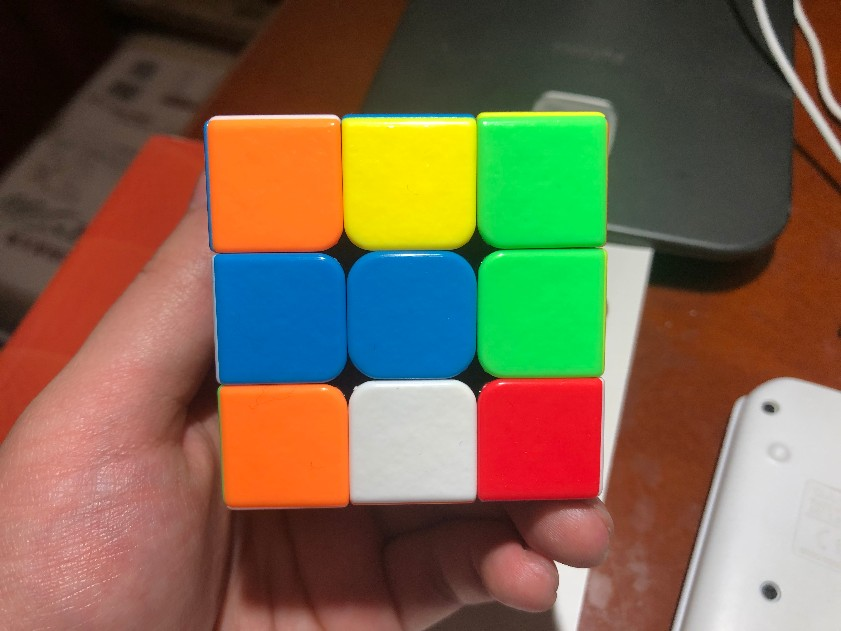
#> input picture RobotVision/1.jpg, 841 x 631 px, found by its file name
$ python vision.py
#> lines starting #> are read from the running program, lines starting #| are printed output that depends on the picture; after the words box and inside, x2 and y2 are one past the last pixel; in counts of white or black regions, pixels touching at a corner belong together
import cv2 as cv
import numpy as np

'''
命名：
    函数命名：小写加下划线
    变量命名：驼峰法
'''


def show_location(image, row, col, windowname="init_location"):
    """
    显示init_location()的结果，不需要调用
    :param image:
    :param row:
    :param col:
    :param windowname:
    :return:
    """
    height = image.shape[0]
    width = image.shape[1]
    channel = image.shape[2]

    tmp = np.zeros([height, width, channel], np.uint8)
    tmp[:, :, :] = image[:, :, :]
    tmp[row - 10:row + 10, col - 10:col + 10, :] = 0

    cv.imshow(windowname, tmp)


def init_location():
    """
    调用这个函数来调试标定位置
    :return:
    """
    img = cv.imread("C:/Users/Mark/Desktop/CubicRobot/RobotVision/1.jpg")
    name = "image"
    cv.namedWindow(name)
    cv.createTrackbar("row", name, 250, 1000, nothing)
    cv.createTrackbar("col", name, 250, 1000, nothing)
    while (True):
        row = cv.getTrackbarPos("row", name)
        col = cv.getTrackbarPos("col", name)
        show_location(img, row, col, name)
        k = cv.waitKey(50)
        if k == 27:
            break


def nothing(x):
    pass


# [8 lines of commented-out code are left out]
location = [[0, 0] for i in range(9)]
data = ['X' for i in range(9)]
location[0] = [186, 275]
location[1] = [183, 412]
location[2] = [180, 545]
location[3] = [322, 281]
location[4] = [316, 414]
location[5] = [313, 544]
location[6] = [449, 287]
location[7] = [443, 414]
location[8] = [440, 542]

img = cv.imread("C:/Users/Mark/Desktop/CubicRobot/RobotVision/1.jpg")
#> img is the input picture: shape (631, 841, 3); mean B, G, R 76.4, 101.6, 121.7
name = "image"
cv.namedWindow(name)
cv.imshow(name, img)

t1 = cv.getTickCount()
hsv = cv.cvtColor(img, cv.COLOR_BGR2HSV)
#> hsv: shape (631, 841, 3); mean H, S, V 31.8, 139.7, 146.8

lower_hsv = np.array([37, 43, 46])
upper_hsv = np.array([77, 255, 255])
green = cv.inRange(hsv, lowerb=lower_hsv, upperb=upper_hsv)
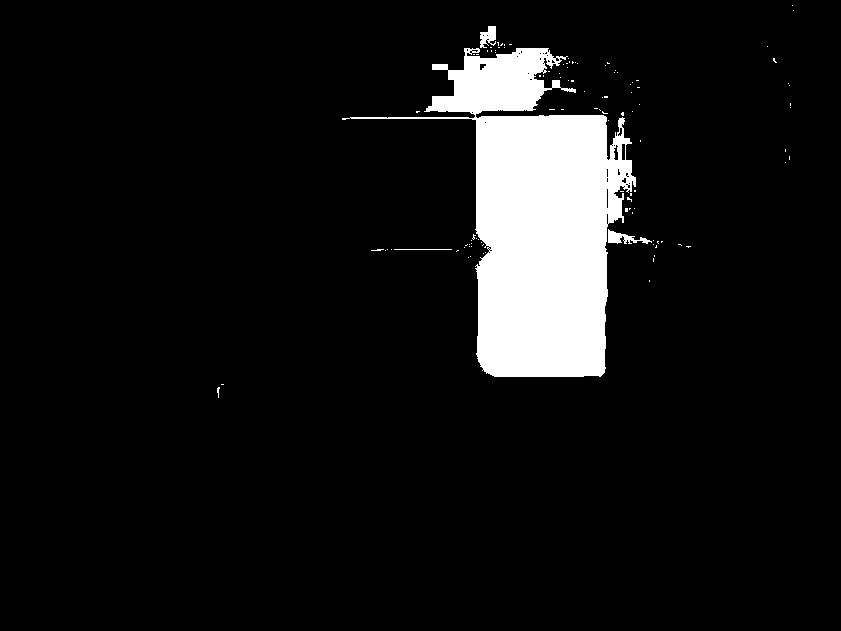
#> green: shape (631, 841); 7.9% white; 108 white regions (104 under 20 px), largest, box (x1, y1, x2, y2) and area: (342, 48, 636, 377) 41180, (608, 229, 652, 244) 281, (480, 26, 496, 48) 233, (394, 249, 452, 250) 58
for i in range(9):
    if green[location[i][0], location[i][1]] == 255:
        data[i] = 'D'
#> after the loop, data = ['X', 'X', 'D', 'X', 'X', 'D', 'X', 'X', 'X']

lower_hsv = np.array([11, 43, 46])
upper_hsv = np.array([25, 255, 255])
green = cv.inRange(hsv, lowerb=lower_hsv, upperb=upper_hsv)
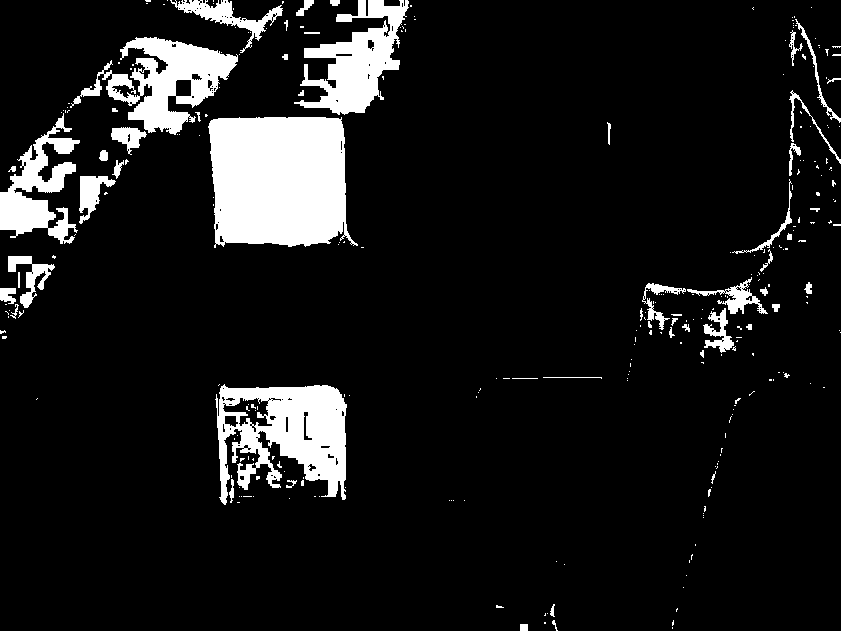
#> green: shape (631, 841); 9.9% white; 292 white regions (237 under 20 px), largest, box (x1, y1, x2, y2) and area: (208, 117, 358, 248) 16643, (215, 384, 347, 505) 9325, (70, 37, 238, 135) 6646
for i in range(9):
    if green[location[i][0], location[i][1]] == 255:
        data[i] = 'R'
#> after the loop, data = ['R', 'X', 'D', 'X', 'X', 'D', 'R', 'X', 'X']

lower_hsv = np.array([0, 0, 200])
upper_hsv = np.array([180, 30, 255])
green = cv.inRange(hsv, lowerb=lower_hsv, upperb=upper_hsv)
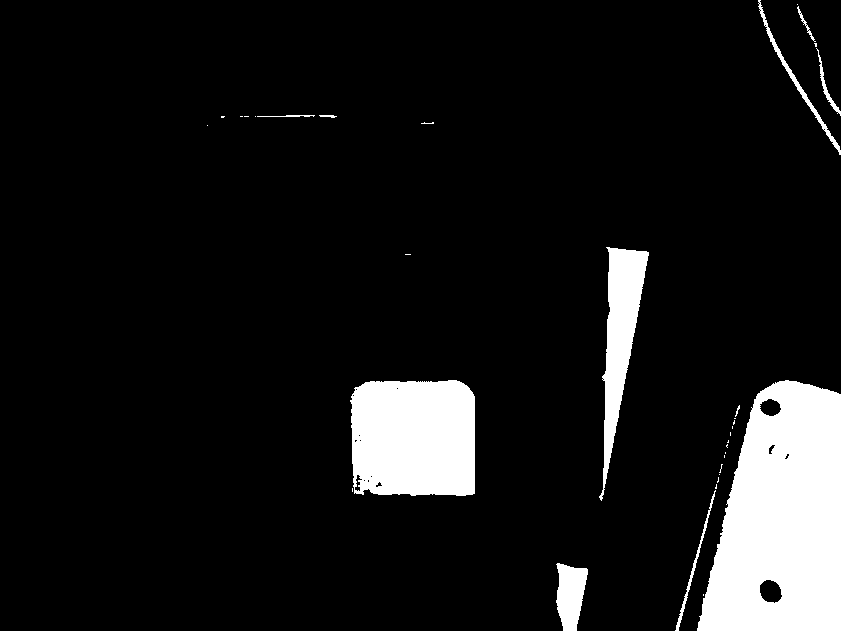
#> green: shape (631, 841); 9.3% white; 34 white regions (23 under 20 px), largest, box (x1, y1, x2, y2) and area: (697, 380, 841, 631) 27292, (350, 380, 475, 496) 13672, (599, 247, 649, 501) 5160
for i in range(9):
    if green[location[i][0], location[i][1]] == 255:
        data[i] = 'B'
#> after the loop, data = ['R', 'X', 'D', 'X', 'X', 'D', 'R', 'B', 'X']

lower_hsv = np.array([0, 43, 46])
upper_hsv = np.array([10, 255, 255])
green = cv.inRange(hsv, lowerb=lower_hsv, upperb=upper_hsv)
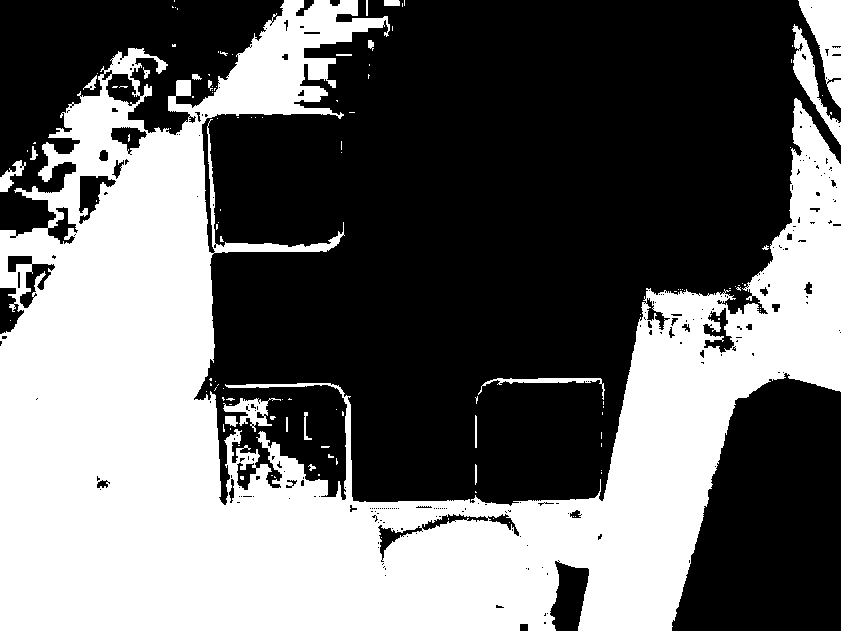
#> green: shape (631, 841); 41.9% white; 125 white regions (104 under 20 px), largest, box (x1, y1, x2, y2) and area: (0, 0, 841, 631) 215983, (798, 0, 841, 108) 2349, (792, 24, 841, 145) 1442
for i in range(9):
    if green[location[i][0], location[i][1]] == 255:
        data[i] = 'L'
lower_hsv = np.array([156, 43, 46])
upper_hsv = np.array([180, 255, 255])
green = cv.inRange(hsv, lowerb=lower_hsv, upperb=upper_hsv)
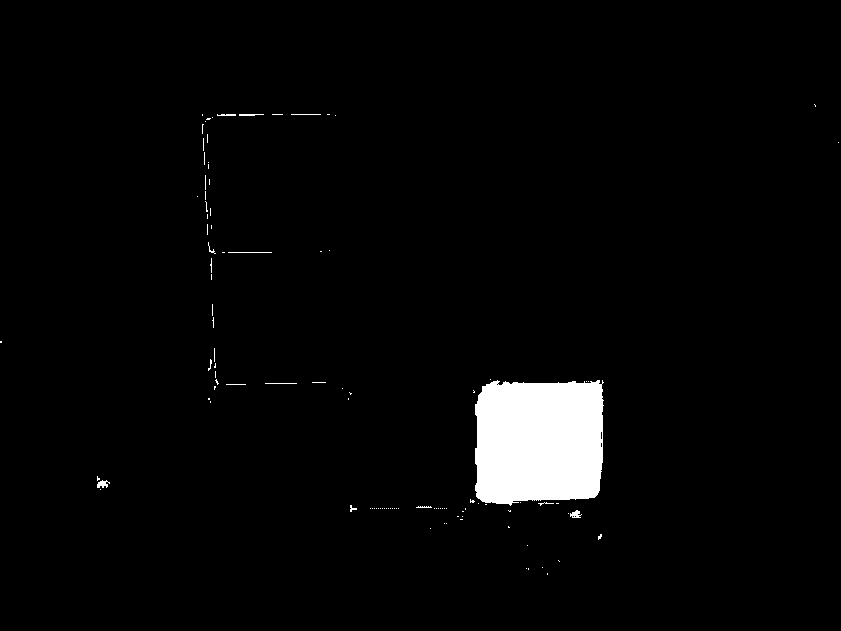
#> green: shape (631, 841); 2.9% white; 108 white regions (95 under 20 px), largest, box (x1, y1, x2, y2) and area: (475, 380, 604, 506) 14758, (97, 480, 110, 488) 64, (570, 510, 582, 518) 59
for i in range(9):
    if green[location[i][0], location[i][1]] == 255:
        data[i] = 'L'
#> after the loop, data = ['R', 'X', 'D', 'X', 'X', 'D', 'R', 'B', 'L']

lower_hsv = np.array([100, 43, 46])
upper_hsv = np.array([124, 255, 255])
green = cv.inRange(hsv, lowerb=lower_hsv, upperb=upper_hsv)
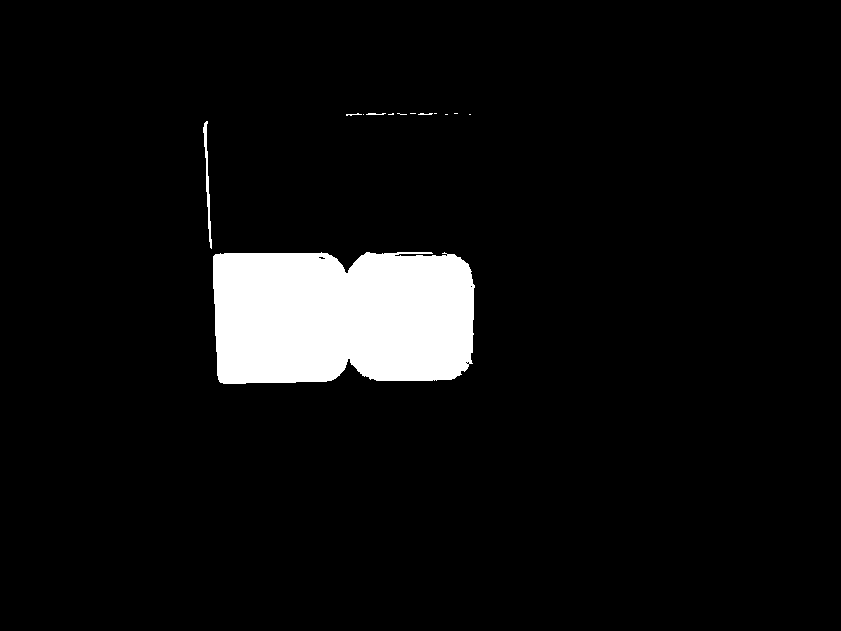
#> green: shape (631, 841); 6.1% white; 13 white regions (8 under 20 px), largest, box (x1, y1, x2, y2) and area: (213, 252, 475, 384) 32149, (203, 121, 212, 249) 334, (366, 113, 386, 115) 30, (346, 113, 362, 116) 22, (418, 113, 433, 115) 22
for i in range(9):
    if green[location[i][0], location[i][1]] == 255:
        data[i] = 'U'
#> after the loop, data = ['R', 'X', 'D', 'U', 'U', 'D', 'R', 'B', 'L']

lower_hsv = np.array([26, 43, 46])
upper_hsv = np.array([34, 255, 255])
green = cv.inRange(hsv, lowerb=lower_hsv, upperb=upper_hsv)
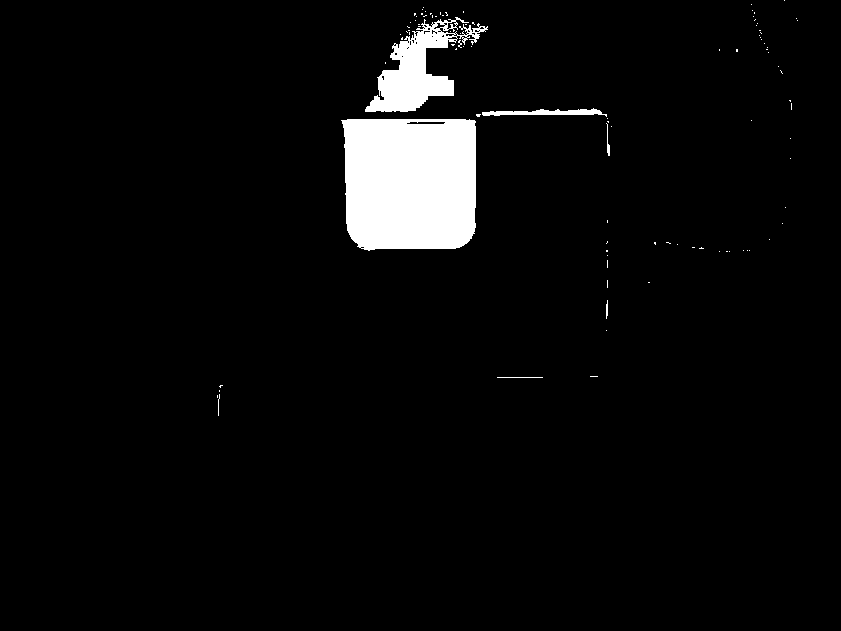
#> green: shape (631, 841); 4.2% white; 99 white regions (92 under 20 px), largest, box (x1, y1, x2, y2) and area: (341, 119, 476, 251) 16636, (365, 17, 488, 112) 4447, (482, 108, 607, 117) 552
for i in range(9):
    if green[location[i][0], location[i][1]] == 255:
        data[i] = 'F'
#> after the loop, data = ['R', 'F', 'D', 'U', 'U', 'D', 'R', 'B', 'L']

print(data)
#| ['R', 'F', 'D', 'U', 'U', 'D', 'R', 'B', 'L']
t2 = cv.getTickCount()
time = (t2 - t1) / cv.getTickFrequency() * 1000
print("time : %s ms" % time)

cv.waitKey(0)

cv.destroyAllWindows()
